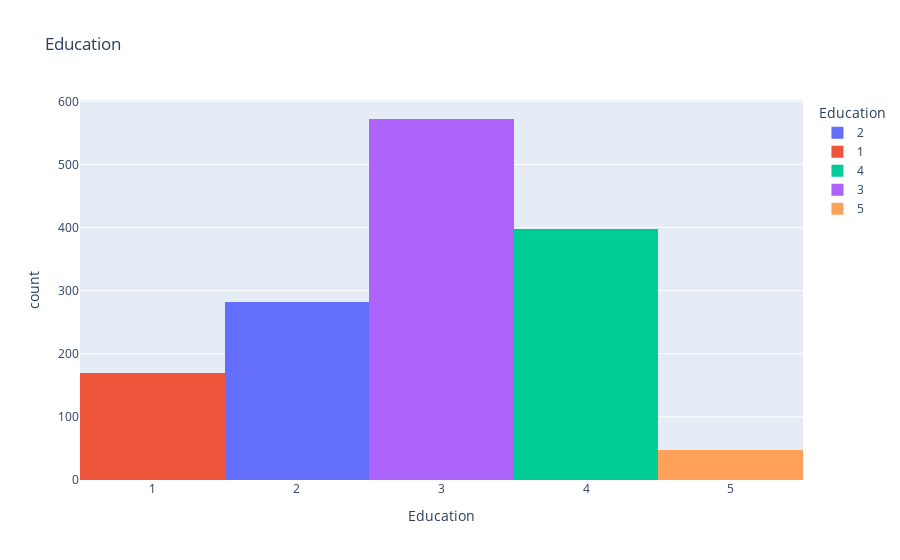

Notebook source saved alongside this figure:
### Code cell
# Education:
fig = px.histogram(Education, x="Education", color = 'Education', title= 'Education')
fig.show()

### Figure 1 — Plotly figure (JSON) as saved in the notebook; plotly's stock layout.template omitted (floating-point values rounded to 4 significant figures; data arrays with more than 128 entries replaced by an {"elided": "..."} marker saying what was removed)
{"data": [{"alignmentgroup": "True", "bingroup": "x", "hovertemplate": "Education=%{x}<br>count=%{y}<extra></extra>", "legendgroup": "2", "marker": {"color": "#636efa"}, "name": "2", "offsetgroup": "2", "orientation": "v", "showlegend": true, "type": "histogram", "x": {"elided": "282 int values"}, "xaxis": "x", "yaxis": "y"}, {"alignmentgroup": "True", "bingroup": "x", "hovertemplate": "Education=%{x}<br>count=%{y}<extra></extra>", "legendgroup": "1", "marker": {"color": "#EF553B"}, "name": "1", "offsetgroup": "1", "orientation": "v", "showlegend": true, "type": "histogram", "x": {"elided": "170 int values"}, "xaxis": "x", "yaxis": "y"}, {"alignmentgroup": "True", "bingroup": "x", "hovertemplate": "Education=%{x}<br>count=%{y}<extra></extra>", "legendgroup": "4", "marker": {"color": "#00cc96"}, "name": "4", "offsetgroup": "4", "orientation": "v", "showlegend": true, "type": "histogram", "x": {"elided": "398 int values"}, "xaxis": "x", "yaxis": "y"}, {"alignmentgroup": "True", "bingroup": "x", "hovertemplate": "Education=%{x}<br>count=%{y}<extra></extra>", "legendgroup": "3", "marker": {"color": "#ab63fa"}, "name": "3", "offsetgroup": "3", "orientation": "v", "showlegend": true, "type": "histogram", "x": {"elided": "572 int values"}, "xaxis": "x", "yaxis": "y"}, {"alignmentgroup": "True", "bingroup": "x", "hovertemplate": "Education=%{x}<br>count=%{y}<extra></extra>", "legendgroup": "5", "marker": {"color": "#FFA15A"}, "name": "5", "offsetgroup": "5", "orientation": "v", "showlegend": true, "type": "histogram", "x": [5, 5, 5, 5, 5, 5, 5, 5, 5, 5, 5, 5, 5, 5, 5, 5, 5, 5, 5, 5, 5, 5, 5, 5, 5, 5, 5, 5, 5, 5, 5, 5, 5, 5, 5, 5, 5, 5, 5, 5, 5, 5, 5, 5, 5, 5, 5, 5], "xaxis": "x", "yaxis": "y"}], "layout": {"barmode": "relative", "legend": {"title": {"text": "Education"}, "tracegroupgap": 0}, "title": {"text": "Education"}, "xaxis": {"anchor": "y", "categoryarray": [2, 1, 4, 3, 5], "categoryorder": "array", "domain": [0, 1], "title": {"text": "Education"}}, "yaxis": {"anchor": "x", "domain": [0, 1], "title": {"text": "count"}}}}
